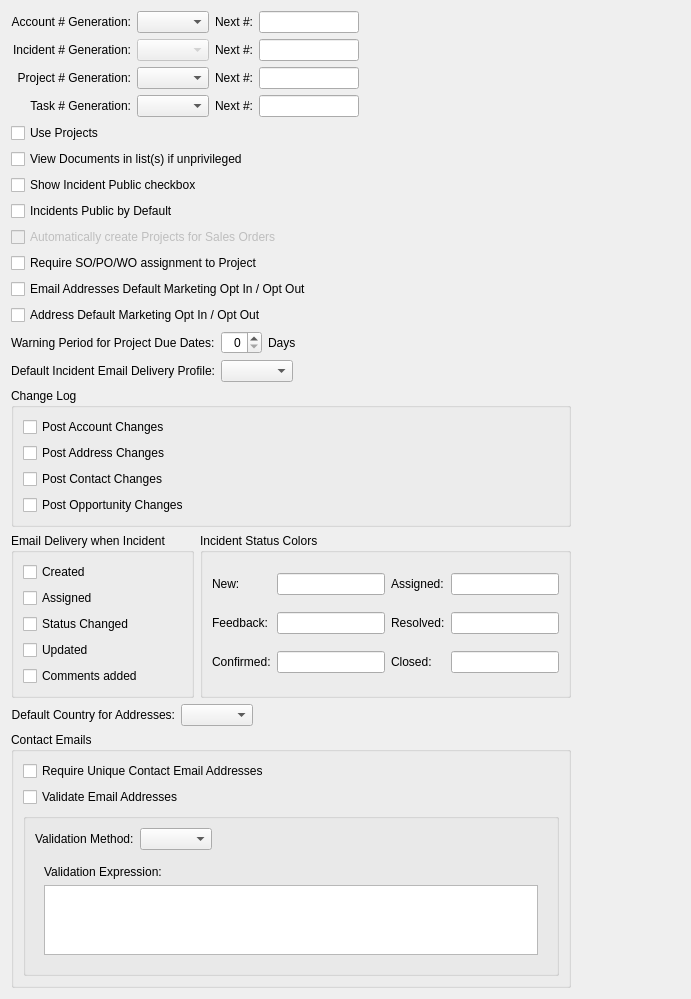
<?xml version="1.0" encoding="UTF-8"?>
<ui version="4.0">
 <comment>This file is part of the xTuple ERP: PostBooks Edition, a free and
open source Enterprise Resource Planning software suite,
Copyright (c) 1999-2019 by OpenMFG LLC, d/b/a xTuple.
It is licensed to you under the Common Public Attribution License
version 1.0, the full text of which (including xTuple-specific Exhibits)
is available at www.xtuple.com/CPAL.  By using this software, you agree
to be bound by its terms.</comment>
 <class>configureCRM</class>
 <widget class="QWidget" name="configureCRM">
  <property name="geometry">
   <rect>
    <x>0</x>
    <y>0</y>
    <width>691</width>
    <height>785</height>
   </rect>
  </property>
  <property name="windowTitle">
   <string>CRM Configuration</string>
  </property>
  <layout class="QGridLayout" name="gridLayout_3">
   <item row="0" column="0">
    <layout class="QHBoxLayout" name="horizontalLayout_4">
     <item>
      <layout class="QVBoxLayout" name="verticalLayout_3">
       <item>
        <layout class="QVBoxLayout" name="verticalLayout_2">
         <item>
          <layout class="QHBoxLayout" name="horizontalLayout_2">
           <item>
            <layout class="QGridLayout" name="gridLayout_2">
             <item row="0" column="0">
              <widget class="QLabel" name="_acctGenerationLit">
               <property name="text">
                <string>Account # Generation:</string>
               </property>
               <property name="alignment">
                <set>Qt::AlignRight|Qt::AlignTrailing|Qt::AlignVCenter</set>
               </property>
               <property name="buddy">
                <cstring>_acctGeneration</cstring>
               </property>
              </widget>
             </item>
             <item row="0" column="1">
              <widget class="XComboBox" name="_acctGeneration"/>
             </item>
             <item row="0" column="2">
              <widget class="QLabel" name="_nextAcctNumberLit">
               <property name="text">
                <string>Next #:</string>
               </property>
               <property name="alignment">
                <set>Qt::AlignRight|Qt::AlignTrailing|Qt::AlignVCenter</set>
               </property>
               <property name="buddy">
                <cstring>_nextAcctNumber</cstring>
               </property>
              </widget>
             </item>
             <item row="0" column="3">
              <widget class="XLineEdit" name="_nextAcctNumber">
               <property name="minimumSize">
                <size>
                 <width>100</width>
                 <height>0</height>
                </size>
               </property>
               <property name="maximumSize">
                <size>
                 <width>100</width>
                 <height>16777215</height>
                </size>
               </property>
              </widget>
             </item>
             <item row="1" column="0">
              <widget class="QLabel" name="_incidentGenerationLit">
               <property name="text">
                <string>Incident # Generation:</string>
               </property>
               <property name="alignment">
                <set>Qt::AlignRight|Qt::AlignTrailing|Qt::AlignVCenter</set>
               </property>
               <property name="buddy">
                <cstring>_incidentGeneration</cstring>
               </property>
              </widget>
             </item>
             <item row="1" column="1">
              <widget class="XComboBox" name="_incidentGeneration">
               <property name="enabled">
                <bool>false</bool>
               </property>
              </widget>
             </item>
             <item row="1" column="2">
              <widget class="QLabel" name="_nextInNumberLit">
               <property name="text">
                <string>Next #:</string>
               </property>
               <property name="alignment">
                <set>Qt::AlignRight|Qt::AlignTrailing|Qt::AlignVCenter</set>
               </property>
               <property name="buddy">
                <cstring>_nextInNumber</cstring>
               </property>
              </widget>
             </item>
             <item row="1" column="3">
              <widget class="XLineEdit" name="_nextInNumber">
               <property name="minimumSize">
                <size>
                 <width>100</width>
                 <height>0</height>
                </size>
               </property>
               <property name="maximumSize">
                <size>
                 <width>100</width>
                 <height>16777215</height>
                </size>
               </property>
              </widget>
             </item>
             <item row="2" column="0">
              <widget class="QLabel" name="_projectGenerationLit">
               <property name="text">
                <string>Project # Generation:</string>
               </property>
               <property name="alignment">
                <set>Qt::AlignRight|Qt::AlignTrailing|Qt::AlignVCenter</set>
               </property>
               <property name="buddy">
                <cstring>_projectGeneration</cstring>
               </property>
              </widget>
             </item>
             <item row="2" column="1">
              <widget class="XComboBox" name="_projectGeneration"/>
             </item>
             <item row="2" column="2">
              <widget class="QLabel" name="_nextProjectNumberLit">
               <property name="text">
                <string>Next #:</string>
               </property>
               <property name="alignment">
                <set>Qt::AlignRight|Qt::AlignTrailing|Qt::AlignVCenter</set>
               </property>
               <property name="buddy">
                <cstring>_nextProjectNumber</cstring>
               </property>
              </widget>
             </item>
             <item row="2" column="3">
              <widget class="XLineEdit" name="_nextProjectNumber">
               <property name="minimumSize">
                <size>
                 <width>100</width>
                 <height>0</height>
                </size>
               </property>
               <property name="maximumSize">
                <size>
                 <width>100</width>
                 <height>16777215</height>
                </size>
               </property>
              </widget>
             </item>
             <item row="3" column="0">
              <widget class="QLabel" name="_taskGenerationLit">
               <property name="text">
                <string>Task # Generation:</string>
               </property>
               <property name="alignment">
                <set>Qt::AlignRight|Qt::AlignTrailing|Qt::AlignVCenter</set>
               </property>
               <property name="buddy">
                <cstring>_taskGeneration</cstring>
               </property>
              </widget>
             </item>
             <item row="3" column="1">
              <widget class="XComboBox" name="_taskGeneration"/>
             </item>
             <item row="3" column="2">
              <widget class="QLabel" name="_nextTaskNumberLit">
               <property name="text">
                <string>Next #:</string>
               </property>
               <property name="alignment">
                <set>Qt::AlignRight|Qt::AlignTrailing|Qt::AlignVCenter</set>
               </property>
               <property name="buddy">
                <cstring>_nextTaskNumber</cstring>
               </property>
              </widget>
             </item>
             <item row="3" column="3">
              <widget class="XLineEdit" name="_nextTaskNumber">
               <property name="minimumSize">
                <size>
                 <width>100</width>
                 <height>0</height>
                </size>
               </property>
               <property name="maximumSize">
                <size>
                 <width>100</width>
                 <height>16777215</height>
                </size>
               </property>
              </widget>
             </item>
            </layout>
           </item>
           <item>
            <spacer name="horizontalSpacer_2">
             <property name="orientation">
              <enum>Qt::Horizontal</enum>
             </property>
             <property name="sizeHint" stdset="0">
              <size>
               <width>40</width>
               <height>20</height>
              </size>
             </property>
            </spacer>
           </item>
          </layout>
         </item>
         <item>
          <layout class="QVBoxLayout" name="verticalLayout">
           <item>
            <widget class="QCheckBox" name="_useProjects">
             <property name="text">
              <string>Use Projects</string>
             </property>
            </widget>
           </item>
           <item>
            <widget class="QCheckBox" name="_documentPrivileges">
             <property name="toolTip">
              <string>If checked, an unprivileged user can still view the document in a document listing</string>
             </property>
             <property name="text">
              <string>View Documents in list(s) if unprivileged</string>
             </property>
            </widget>
           </item>
           <item>
            <widget class="QCheckBox" name="_incidentsPublicShow">
             <property name="text">
              <string>Show Incident Public checkbox</string>
             </property>
            </widget>
           </item>
           <item>
            <widget class="QCheckBox" name="_incidentsPublicDefault">
             <property name="text">
              <string>Incidents Public by Default</string>
             </property>
            </widget>
           </item>
           <item>
            <widget class="QCheckBox" name="_autoCreate">
             <property name="enabled">
              <bool>false</bool>
             </property>
             <property name="text">
              <string>Automatically create Projects for Sales Orders</string>
             </property>
            </widget>
           </item>
           <item>
            <widget class="QCheckBox" name="_requireProjectAssignment">
             <property name="toolTip">
              <string>Require assignment of a Project # to Sales Order/Purchase Order/Work Order</string>
             </property>
             <property name="text">
              <string>Require SO/PO/WO assignment to Project</string>
             </property>
            </widget>
           </item>
           <item>
            <widget class="QCheckBox" name="_defaultEmailopt">
             <property name="toolTip">
              <string>When adding email addresses default the Opt In/Opt out setting for that email (check yes to opt in).</string>
             </property>
             <property name="text">
              <string>Email Addresses Default Marketing Opt In / Opt Out</string>
             </property>
            </widget>
           </item>
           <item>
            <widget class="QCheckBox" name="_defaultAddropt">
             <property name="toolTip">
              <string>When adding postal addresses default the Opt In/Opt out setting for that address (check yes to opt in).</string>
             </property>
             <property name="text">
              <string>Address Default Marketing Opt In / Opt Out</string>
             </property>
            </widget>
           </item>
           <item>
            <layout class="QHBoxLayout" name="horizontalLayout_5">
             <item>
              <widget class="XLabel" name="_projectWarningLit">
               <property name="text">
                <string>Warning Period for Project Due Dates:</string>
               </property>
              </widget>
             </item>
             <item>
              <widget class="XSpinBox" name="_projectWarningDays">
               <property name="alignment">
                <set>Qt::AlignRight|Qt::AlignTrailing|Qt::AlignVCenter</set>
               </property>
              </widget>
             </item>
             <item>
              <widget class="XLabel" name="_projectWarningDaysLit">
               <property name="text">
                <string>Days</string>
               </property>
              </widget>
             </item>
             <item>
              <spacer name="horizontalSpacer_4">
               <property name="orientation">
                <enum>Qt::Horizontal</enum>
               </property>
               <property name="sizeHint" stdset="0">
                <size>
                 <width>40</width>
                 <height>20</height>
                </size>
               </property>
              </spacer>
             </item>
            </layout>
           </item>
           <item>
            <layout class="QHBoxLayout">
             <item>
              <widget class="QLabel" name="_incdtEmailProfileLit">
               <property name="text">
                <string>Default Incident Email Delivery Profile:</string>
               </property>
               <property name="alignment">
                <set>Qt::AlignRight|Qt::AlignTrailing|Qt::AlignVCenter</set>
               </property>
               <property name="buddy">
                <cstring>_incdtEmailProfile</cstring>
               </property>
              </widget>
             </item>
             <item>
              <widget class="XComboBox" name="_incdtEmailProfile">
               <property name="allowNull">
                <bool>true</bool>
               </property>
              </widget>
             </item>
             <item>
              <spacer>
               <property name="orientation">
                <enum>Qt::Horizontal</enum>
               </property>
               <property name="sizeHint" stdset="0">
                <size>
                 <width>0</width>
                 <height>20</height>
                </size>
               </property>
              </spacer>
             </item>
            </layout>
           </item>
          </layout>
         </item>
         <item>
          <widget class="QGroupBox" name="_changeLog">
           <property name="title">
            <string>Change Log</string>
           </property>
           <layout class="QVBoxLayout" name="vboxLayout_9">
            <item>
             <widget class="QCheckBox" name="_accountChangeLog">
              <property name="text">
               <string>Post Account Changes</string>
              </property>
             </widget>
            </item>
            <item>
             <widget class="QCheckBox" name="_addressChangeLog">
              <property name="text">
               <string>Post Address Changes</string>
              </property>
             </widget>
            </item>
            <item>
             <widget class="QCheckBox" name="_contactChangeLog">
              <property name="text">
               <string>Post Contact Changes</string>
              </property>
             </widget>
            </item>
            <item>
             <widget class="QCheckBox" name="_opportunityChangeLog">
              <property name="text">
               <string>Post Opportunity Changes</string>
              </property>
             </widget>
            </item>
           </layout>
          </widget>
         </item>
         <item>
          <layout class="QHBoxLayout" name="horizontalLayout">
           <item>
            <widget class="QGroupBox" name="_incdtDelGroup">
             <property name="enabled">
              <bool>true</bool>
             </property>
             <property name="title">
              <string>Email Delivery when Incident</string>
             </property>
             <layout class="QGridLayout">
              <item row="0" column="0">
               <widget class="QCheckBox" name="_incdtCreated">
                <property name="text">
                 <string>Created</string>
                </property>
               </widget>
              </item>
              <item row="1" column="0">
               <widget class="QCheckBox" name="_incdtAssigned">
                <property name="text">
                 <string>Assigned</string>
                </property>
               </widget>
              </item>
              <item row="2" column="0">
               <widget class="QCheckBox" name="_incdtStatus">
                <property name="text">
                 <string>Status Changed</string>
                </property>
               </widget>
              </item>
              <item row="3" column="0">
               <widget class="QCheckBox" name="_incdtUpdated">
                <property name="text">
                 <string>Updated</string>
                </property>
               </widget>
              </item>
              <item row="4" column="0">
               <widget class="QCheckBox" name="_incdtComments">
                <property name="text">
                 <string>Comments added</string>
                </property>
               </widget>
              </item>
             </layout>
            </widget>
           </item>
           <item>
            <widget class="QGroupBox" name="_incdtStatus_2">
             <property name="title">
              <string>Incident Status Colors</string>
             </property>
             <layout class="QGridLayout" name="gridLayout_9">
              <item row="0" column="0">
               <widget class="QLabel" name="_newLit">
                <property name="text">
                 <string>New:</string>
                </property>
               </widget>
              </item>
              <item row="0" column="1">
               <widget class="XLineEdit" name="_new"/>
              </item>
              <item row="0" column="2">
               <widget class="QLabel" name="_assignedLit">
                <property name="text">
                 <string>Assigned:</string>
                </property>
               </widget>
              </item>
              <item row="0" column="3">
               <widget class="XLineEdit" name="_assigned"/>
              </item>
              <item row="1" column="0">
               <widget class="QLabel" name="_feedbackLit">
                <property name="text">
                 <string>Feedback:</string>
                </property>
               </widget>
              </item>
              <item row="1" column="1">
               <widget class="XLineEdit" name="_feedback"/>
              </item>
              <item row="1" column="2">
               <widget class="QLabel" name="_resolvedLit">
                <property name="text">
                 <string>Resolved:</string>
                </property>
               </widget>
              </item>
              <item row="1" column="3">
               <widget class="XLineEdit" name="_resolved"/>
              </item>
              <item row="2" column="0">
               <widget class="QLabel" name="_confirmedLit">
                <property name="text">
                 <string>Confirmed:</string>
                </property>
               </widget>
              </item>
              <item row="2" column="1">
               <widget class="XLineEdit" name="_confirmed"/>
              </item>
              <item row="2" column="2">
               <widget class="QLabel" name="_closedLit">
                <property name="text">
                 <string>Closed:</string>
                </property>
               </widget>
              </item>
              <item row="2" column="3">
               <widget class="XLineEdit" name="_closed"/>
              </item>
             </layout>
            </widget>
           </item>
          </layout>
         </item>
         <item>
          <layout class="QHBoxLayout" name="horizontalLayout_3">
           <item>
            <widget class="XLabel" name="_countryLit">
             <property name="text">
              <string>Default Country for Addresses:</string>
             </property>
               <property name="alignment">
                <set>Qt::AlignRight|Qt::AlignTrailing|Qt::AlignVCenter</set>
               </property>
             <property name="buddy">
              <cstring>_country</cstring>
             </property>
            </widget>
           </item>
           <item>
            <widget class="XComboBox" name="_country">
             <property name="allowNull">
              <bool>true</bool>
             </property>
             <property name="nullStr">
              <string>[ no default ]</string>
             </property>
             <property name="type">
              <enum>XComboBox::Countries</enum>
             </property>
            </widget>
           </item>
           <item>
            <spacer name="horizontalSpacer">
             <property name="orientation">
              <enum>Qt::Horizontal</enum>
             </property>
             <property name="sizeHint" stdset="0">
              <size>
               <width>40</width>
               <height>20</height>
              </size>
             </property>
            </spacer>
           </item>
          </layout>
         </item>
        </layout>
       </item>
       <item>
        <widget class="QGroupBox" name="_emailGroup">
         <property name="title">
          <string>Contact Emails</string>
         </property>
         <layout class="QVBoxLayout" name="verticalLayout_4">
          <item>
           <widget class="QCheckBox" name="_requireUniqueEmails">
            <property name="toolTip">
             <string>Require unique email addresses across Contacts.  System checks uniqueness when activating this setting.</string>
            </property>
            <property name="text">
             <string>Require Unique Contact Email Addresses</string>
            </property>
           </widget>
          </item>
          <item>
           <widget class="QCheckBox" name="_validateEmail">
            <property name="text">
             <string>Validate Email Addresses</string>
            </property>
           </widget>
          </item>
          <item>
           <widget class="QGroupBox" name="_emailValidatorGroup">
            <property name="title">
             <string/>
            </property>
            <layout class="QVBoxLayout" name="verticalLayout_6">
             <item>
              <layout class="QHBoxLayout" name="horizontalLayout_6">
               <item>
                <widget class="XLabel" name="_emailValidatorMethodLit">
                 <property name="text">
                  <string>Validation Method:</string>
                 </property>
                </widget>
               </item>
               <item>
                <widget class="XComboBox" name="_emailValidatorMethod">
                 <property name="allowNull">
                  <bool>false</bool>
                 </property>
                </widget>
               </item>
               <item>
                <spacer name="horizontalSpacer_5">
                 <property name="orientation">
                  <enum>Qt::Horizontal</enum>
                 </property>
                 <property name="sizeHint" stdset="0">
                  <size>
                   <width>40</width>
                   <height>20</height>
                  </size>
                 </property>
                </spacer>
               </item>
              </layout>
             </item>
             <item>
              <widget class="QStackedWidget" name="_emailStack">
               <property name="currentIndex">
                <number>0</number>
               </property>
               <widget class="QWidget" name="basicPage">
                <layout class="QVBoxLayout" name="verticalLayout_5">
                 <item>
                  <widget class="XLabel" name="_emailRegexpLit">
                   <property name="text">
                    <string>Validation Expression:</string>
                   </property>
                  </widget>
                 </item>
                 <item>
                  <widget class="XTextEdit" name="_emailRegexp"/>
                 </item>
                </layout>
               </widget>
               <widget class="QWidget" name="externalPage1"/>
              </widget>
             </item>
            </layout>
           </widget>
          </item>
         </layout>
        </widget>
       </item>
       <item>
        <spacer name="verticalSpacer">
         <property name="orientation">
          <enum>Qt::Vertical</enum>
         </property>
         <property name="sizeHint" stdset="0">
          <size>
           <width>20</width>
           <height>0</height>
          </size>
         </property>
        </spacer>
       </item>
      </layout>
     </item>
     <item>
      <spacer name="horizontalSpacer_3">
       <property name="orientation">
        <enum>Qt::Horizontal</enum>
       </property>
       <property name="sizeHint" stdset="0">
        <size>
         <width>0</width>
         <height>20</height>
        </size>
       </property>
      </spacer>
     </item>
    </layout>
   </item>
  </layout>
 </widget>
 <customwidgets>
  <customwidget>
   <class>XComboBox</class>
   <extends>QComboBox</extends>
   <header>xcombobox.h</header>
  </customwidget>
  <customwidget>
   <class>XLabel</class>
   <extends>QLabel</extends>
   <header>xlabel.h</header>
  </customwidget>
  <customwidget>
   <class>XLineEdit</class>
   <extends>QLineEdit</extends>
   <header>xlineedit.h</header>
   <container>1</container>
  </customwidget>
  <customwidget>
   <class>XSpinBox</class>
   <extends>QSpinBox</extends>
   <header>xspinbox.h</header>
  </customwidget>
  <customwidget>
   <class>XTextEdit</class>
   <extends>QTextEdit</extends>
   <header>xtextedit.h</header>
  </customwidget>
 </customwidgets>
 <tabstops>
  <tabstop>_acctGeneration</tabstop>
  <tabstop>_nextAcctNumber</tabstop>
  <tabstop>_incidentGeneration</tabstop>
  <tabstop>_nextInNumber</tabstop>
  <tabstop>_useProjects</tabstop>
  <tabstop>_autoCreate</tabstop>
  <tabstop>_opportunityChangeLog</tabstop>
  <tabstop>_incidentsPublicShow</tabstop>
  <tabstop>_incidentsPublicDefault</tabstop>
  <tabstop>_incdtEmailProfile</tabstop>
  <tabstop>_incdtCreated</tabstop>
  <tabstop>_incdtAssigned</tabstop>
  <tabstop>_incdtStatus</tabstop>
  <tabstop>_incdtUpdated</tabstop>
  <tabstop>_incdtComments</tabstop>
  <tabstop>_new</tabstop>
  <tabstop>_feedback</tabstop>
  <tabstop>_confirmed</tabstop>
  <tabstop>_assigned</tabstop>
  <tabstop>_resolved</tabstop>
  <tabstop>_closed</tabstop>
  <tabstop>_country</tabstop>
 </tabstops>
 <resources/>
 <connections>
  <connection>
   <sender>_useProjects</sender>
   <signal>toggled(bool)</signal>
   <receiver>_autoCreate</receiver>
   <slot>setEnabled(bool)</slot>
   <hints>
    <hint type="sourcelabel">
     <x>269</x>
     <y>93</y>
    </hint>
    <hint type="destinationlabel">
     <x>246</x>
     <y>117</y>
    </hint>
   </hints>
  </connection>
 </connections>
</ui>
